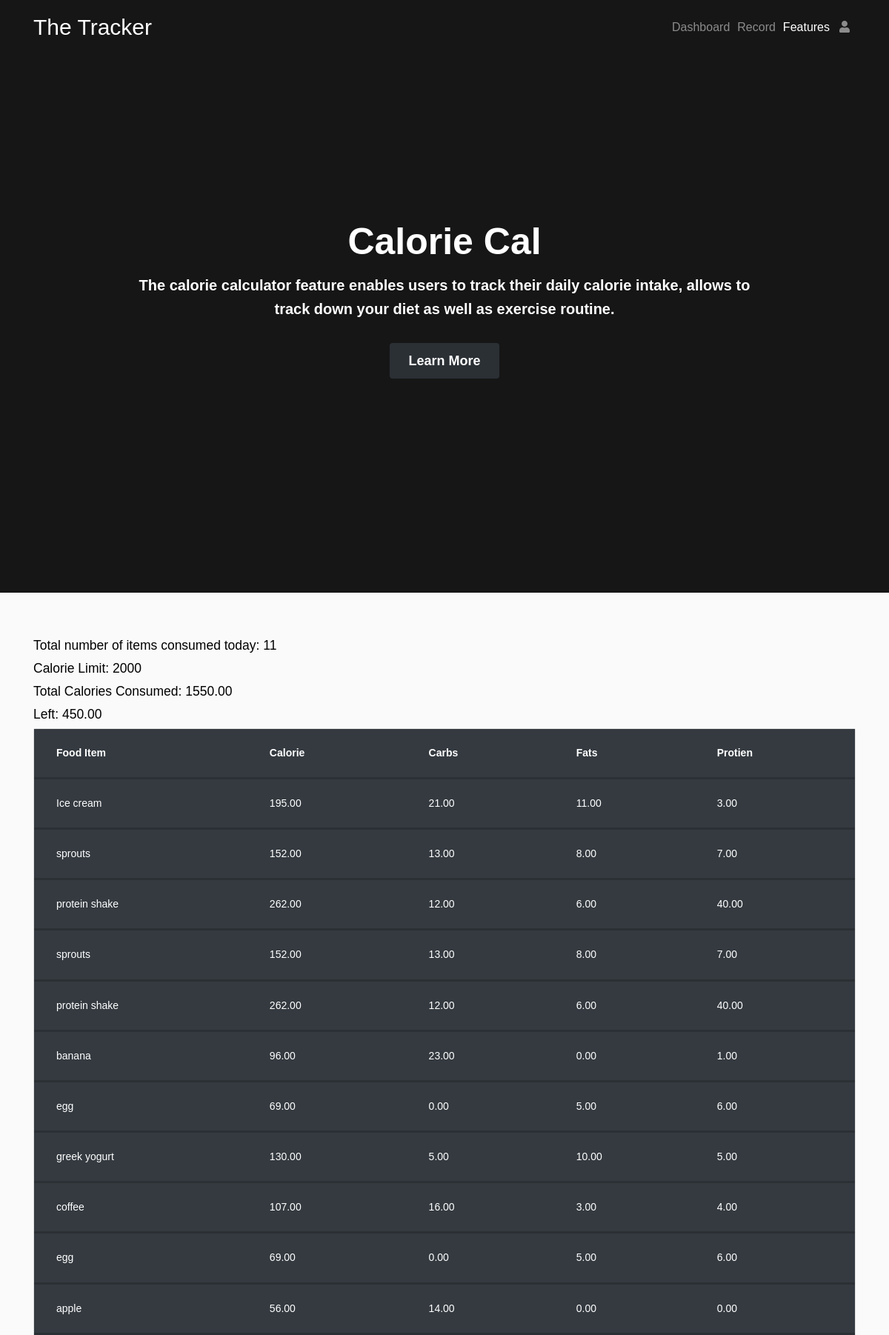
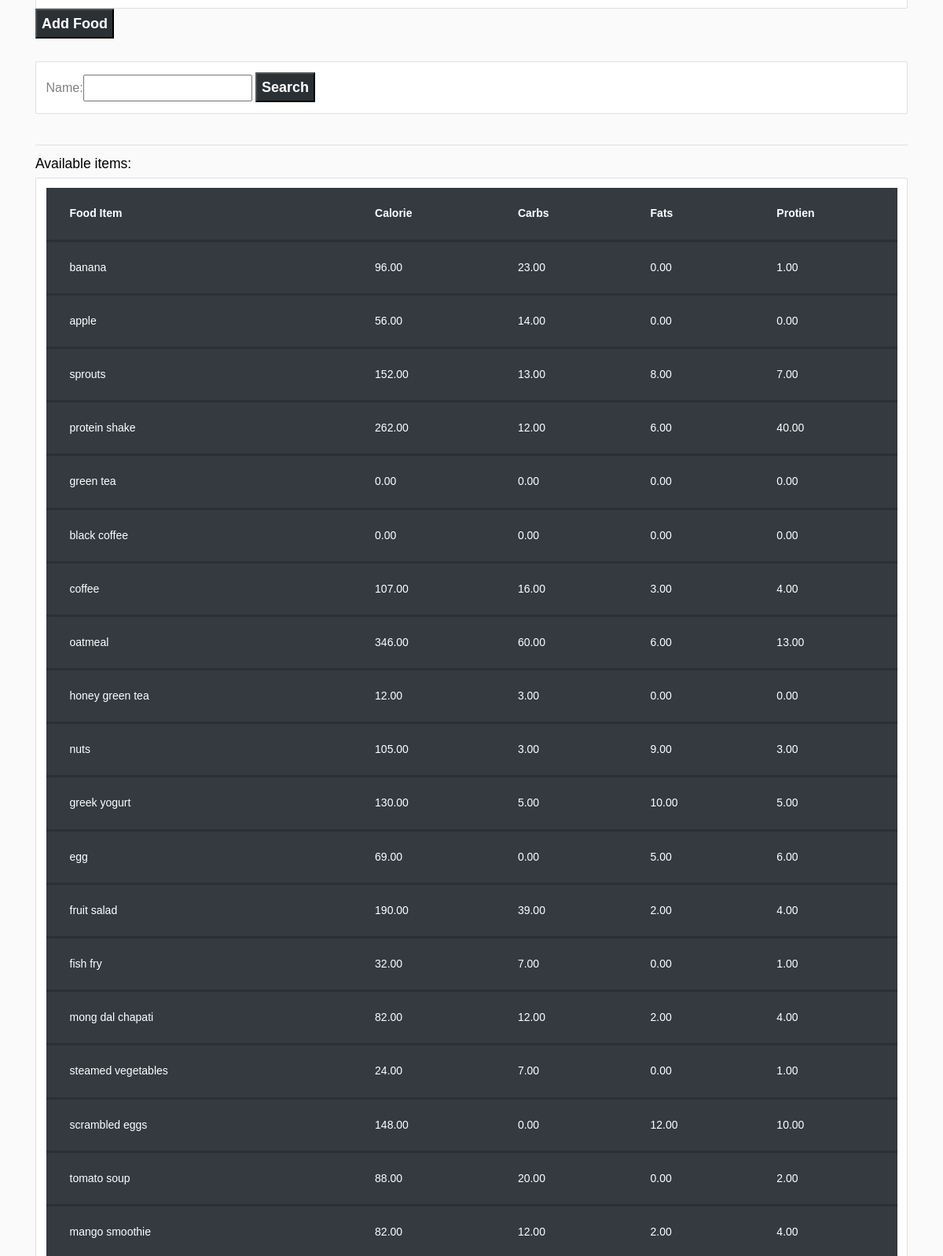
The app's page /Fityfeed/user/ (signed in, upper part) with its own data (2 pictures, top to bottom).
### Fityfeed/models.py (models this page shows, shortened)
class Fooditem(models.Model):
    name = models.CharField(max_length=200)
    category = models.ManyToManyField(Category)
    carbohydrate = models.DecimalField(max_digits=5,decimal_places=2,default=0)
    fats = models.DecimalField(max_digits=5,decimal_places=2,default=0)
    protein = models.DecimalField(max_digits=5,decimal_places=2,default=0)
    calorie=models.DecimalField(max_digits=5,decimal_places=2,default=0,blank=True)
    quantity = models.IntegerField(default=1,null=True,blank=True)

### Fityfeed/views.py (the view)
# urls.py: path('user/',views.userPage,name='userPage'), #userPage
def userPage(request):
    user=request.user
    cust=user.customer
    fooditems=Fooditem.objects.filter()
    myfilter = fooditemFilter(request.GET,queryset=fooditems)
    fooditems=myfilter.qs
    total=UserFooditem.objects.all()
    myfooditems=total.filter(customer=cust)
    cnt=myfooditems.count()
    querysetFood=[]
    for food in myfooditems:
        querysetFood.append(food.fooditem.all())
    finalFoodItems=[]
    for items in querysetFood:
        for food_items in items:
            finalFoodItems.append(food_items)
    totalCalories=0
    for foods in finalFoodItems:
        totalCalories+=foods.calorie
    CalorieLeft=2000-totalCalories
    context={'CalorieLeft':CalorieLeft,'totalCalories':totalCalories,'cnt':cnt,'foodlist':finalFoodItems,'fooditem':fooditems,'myfilter':myfilter}
    return render(request,'user.html',context)

### Fityfeed/templates/user.html (shortened to what this page needs)
{% extends 'main.html' %}
{% block content %}
<head>
</head>
<h3>Total number of items consumed today: {{cnt}}</h3>
<div class="today">
	<div class="flex-box-row">
		<h3>Calorie Limit: 2000</h3>
		<h3>Total Calories Consumed: {{totalCalories}}</h3>
		<h3>Left: {{ CalorieLeft }}</h3>
	</div>
    <div class="card">
        <table class=" table table-bordered table-dark table-hover">
            <tr>
                <th>Food Item</th>
                <th>Calorie</th>
                <th>Carbs</th>
                <th>Fats</th>
                <th>Protien</th>
            </tr>
            {% for food in foodlist %}
            <tr>
                <td>{{food.name}}</td>
                <td> {{food.calorie}}</td>
                <td> {{food.carbohydrate}}</td>
                <td> {{food.fats}}</td>
				<td> {{food.protein}}</td>
			</tr>
            {% endfor %}
        </table>
	</div>
	<form action="{% url 'addFooditem' %}" method="POST">
		<button type="submit" class="button-primary"> Add Food
		</button>
	</form>
</div>
<br>
<div class="row">
	<div class="col">
		<div class="card card-body">
			<form method="get">
				{{myfilter.form}}
		    <button class="button-primary" type="submit">Search</button>
		  </form>
		</div>
	</div>
</div>
<br>
<hr>
<h3>Available items:</h3>
<div class="row">
	<div class="col-md">
		<div class="card card-body">
			<table class="table table-bordered table-dark table-hover">
				<tr>
					<th>Food Item</th>
					<th>Calorie</th>
					<th>Carbs</th>
					<th>Fats</th>
					<th>Protien</th>
				</tr>
				{% for food in fooditem %}
				<tr>
					<td>{{food.name}}</td>
					<td> {{food.calorie}}</td>
					<td> {{food.carbohydrate}}</td>
                    <td> {{food.fats}}</td>
                    <td> {{food.protein}}</td>
					</tr>
				{% endfor %}
			</table>
		</div>
	</div>
</div>
{% endblock %}

### Fityfeed/templates/main.html (shortened to what this page needs)
{% load static %}
<!DOCTYPE html>
<html lang="en">
<body>
    {% include 'navbar.html' %}
    <br>
    <br>
    <div class="container" id="content">
    {% block content %}{% endblock %}
    </div>
</body>
</html>

### Fityfeed/templates/navbar.html (shortened to what this page needs)
{% load static%}
<header class="header-area overlay">
  <link rel="stylesheet" type="text/css" href="{% static 'addmoney.css' %}">
  <link href="https://cdn.datatables.net/1.10.20/css/dataTables.bootstrap4.min.css" rel="stylesheet" />
<link rel="stylesheet" href="{% static 'index/css/indexBoostrap.css'%}">
<link rel="stylesheet" href="https://stackpath.bootstrapcdn.com/font-awesome/4.7.0/css/font-awesome.min.css">
<link rel="stylesheet" href="{% static 'homepage/css/style.css'%}">
<link rel="stylesheet" href="{% static 'table/css/table.css'%}">
<nav class="navbar navbar-expand-md navbar-dark">
<div class="container">
<a href="javascript:window.location = '{% url "homePage" %}'" class="navbar-brand" style="font-size: 30px;">The Tracker</a>
<div id="main-nav navbar-text" class="collapse navbar-collapse">
  <ul class="navbar-nav ml-auto">
  <li><a href="/index" class="nav-item nav-link">Dashboard</a></li>
  <li><a href="/info" class="nav-item nav-link">Record</a></li>
  <li class="dropdown">
    <a href="#" class="nav-item nav-link  active" data-toggle="dropdown">Features</a>
  </li>
  </ul>
  <ul class="navbar-nav ml-auto ml-md-0">
          <li class="nav-item dropdown">
              <a class="nav-link dropdown-toggle" id="userDropdown" href="#" role="button" data-toggle="dropdown" aria-haspopup="true" aria-expanded="false"><i class="fas fa-user fa-fw"></i></a>
          </li>
      </ul>
</div>
</div>
</nav>
<div class="banner">
<div class="container">
<h1>Calorie Cal</h1>
<p>The calorie calculator feature enables users to track their daily calorie intake, allows to track down your diet as well as exercise routine.</p>
<a href="#content" class="button button-primary">Learn More</a>
</div>
</div>
</header>
<main>

### expenseTracker/static/addmoney.css (style rules this page uses)
body, html { height: 100%; }
* { box-sizing: border-box; }
.button { display: inline-block; margin-top: 20px; padding: 8px 25px; border-radius: 4px; }
.button-primary { position: relative; background-color: #c0ca33; color: #fff; font-size: 1.8rem; font-weight: 700; transition: color 0.3s ease-in; z-index: 1; }
.button-primary::after { content: ""; position: absolute; bottom: 0; left: 0; right: 0; top: 0; background-color: #fff; border-radius: 4px; opacity: 0; -webkit-transform: scaleX(0.8); -ms-transform: scaleX(0.8); transform: scaleX(0.8); transition: all 0.3s ease-in; z-index: -1; }

### static/index/css/indexBoostrap.css (style rules this page uses)
html { font-size: 62.5%; }
body { margin: 0; font-family: -apple-system, BlinkMacSystemFont, "Segoe UI", Roboto, "Helvetica Neue", Arial, "Noto Sans", sans-serif, "Apple Color Emoji", "Segoe UI Emoji", "Segoe UI Symbol", "Noto Color Emoji"; font-size: 1rem; font-weight: 400; line-height: 1.5; color: #292521; text-align: left; background-color: #fff; }
h1 { margin-bottom: 0.5em; font-size: 3.6rem; }
p { margin-bottom: 0.5em; font-size: 1.6rem; line-height: 1.6; }
.button { display: inline-block; margin-top: 20px; padding: 8px 25px; border-radius: 4px; }
.button-primary { position: relative; background-color: #c0ca33; color: #fff; font-size: 1.8rem; font-weight: 700; transition: color 0.3s ease-in; z-index: 1; }
.button-primary::after { content: ""; position: absolute; bottom: 0; left: 0; right: 0; top: 0; background-color: #fff; border-radius: 4px; opacity: 0; -webkit-transform: scaleX(0.8); -ms-transform: scaleX(0.8); transform: scaleX(0.8); transition: all 0.3s ease-in; z-index: -1; }
.overlay::after { content: ""; position: absolute; bottom: 0; left: 0; right: 0; top: 0; background-color: rgba(0, 0, 0, 0.3); }
.header-area { position: relative; height: 100vh; background: #202020; background-attachment: fixed; background-position: center center; background-repeat: no-repear; background-size: cover; }
.banner { display: flex; align-items: center; position: relative; height: 100%; color: #fff; text-align: center; z-index: 1; }
.banner h1 { font-weight: 800; }
.banner p { font-weight: 700; }
.navbar { position: absolute; left: 0; top: 0; padding: 0; width: 100%; transition: background 0.6s ease-in; z-index: 99999; }
.navbar-dark .navbar-nav .nav-link { position: relative; color: #fff; font-size: 1.6rem; }
@media screen and (min-width: 767px) { .banner { padding: 0 150px; } }
@media screen and (min-width: 767px) { .banner h1 { font-size: 5rem; } }
@media screen and (min-width: 767px) { .banner p { font-size: 2rem; } }
@media screen and (min-width: 767px) { .navbar-dark .navbar-nav .nav-link { padding: 23px 15px; } }
@media screen and (min-width: 767px) { .navbar-dark .navbar-nav .nav-link::after { content: ""; position: absolute; bottom: 15px; left: 30%; right: 30%; height: 1px; background-color: #fff; -webkit-transform: scaleX(0); -ms-transform: scaleX(0); transform: scaleX(0); transition: transform 0.1s ease-in; } }

### Fityfeed/templates/navbar.html (style rules this page uses)
h1 { line-height: 1.5; font-weight: 400; font-family: "Poppins", Arial, sans-serif; color: #ffffff; }
.navbar { position: absolute; left: 0; top: 0; padding: 0; width: 100%; transition: background 0.6s ease-in; z-index: 99999; }
.navbar-brand { font-family: "Poppins", Arial, sans-serif; font-size: 16px; line-height: 1.8; font-weight: 400; color: gray; }
body { background:#fafafa }
.button-primary { position: relative; background-color: #2b3035; color: #fff; font-size: 1.8rem; font-weight: 700; transition: color 0.3s ease-in; z-index: 1; }

### records on screen
Fooditem: name "Ice cream", calorie "195.00", carbohydrate "21.00", fats "11.00", protein "3.00"
Fooditem: name "sprouts", calorie "152.00", carbohydrate "13.00", fats "8.00", protein "7.00"
Fooditem: name "protein shake", calorie "262.00", carbohydrate "12.00", fats "6.00", protein "40.00"
Fooditem: name "banana", calorie "96.00", carbohydrate "23.00", fats "0.00", protein "1.00"
Fooditem: name "egg", calorie "69.00", carbohydrate "0.00", fats "5.00", protein "6.00"
Fooditem: name "greek yogurt", calorie "130.00", carbohydrate "5.00", fats "10.00", protein "5.00"
Fooditem: name "coffee", calorie "107.00", carbohydrate "16.00", fats "3.00", protein "4.00"
Fooditem: name "apple", calorie "56.00", carbohydrate "14.00", fats "0.00", protein "0.00"
Fooditem: name "green tea", calorie "0.00", carbohydrate "0.00", fats "0.00", protein "0.00"
Fooditem: name "black coffee", calorie "0.00", carbohydrate "0.00", fats "0.00", protein "0.00"
Fooditem: name "oatmeal", calorie "346.00", carbohydrate "60.00", fats "6.00", protein "13.00"
Fooditem: name "honey green tea", calorie "12.00", carbohydrate "3.00", fats "0.00", protein "0.00"
Fooditem: name "nuts", calorie "105.00", carbohydrate "3.00", fats "9.00", protein "3.00"
Fooditem: name "fruit salad", calorie "190.00", carbohydrate "39.00", fats "2.00", protein "4.00"
Fooditem: name "fish fry", calorie "32.00", carbohydrate "7.00", fats "0.00", protein "1.00"
Fooditem: name "mong dal chapati", calorie "82.00", carbohydrate "12.00", fats "2.00", protein "4.00"
Fooditem: name "steamed vegetables", calorie "24.00", carbohydrate "7.00", fats "0.00", protein "1.00"
Fooditem: name "scrambled eggs", calorie "148.00", carbohydrate "0.00", fats "12.00", protein "10.00"
Fooditem: name "tomato soup", calorie "88.00", carbohydrate "20.00", fats "0.00", protein "2.00"
Fooditem: name "mango smoothie", calorie "82.00", carbohydrate "12.00", fats "2.00", protein "4.00"

### other values on screen
{{ cnt }} "11"
{{ totalCalories }} "1550.00"
{{ CalorieLeft }} "450.00"
